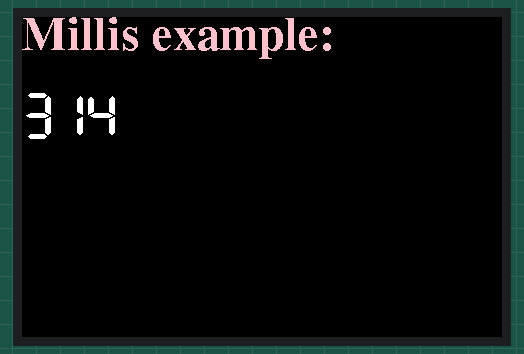
This program was run on a simulated ESP32-S3. Shown: 480×320 colour display. What the program prints to the serial monitor is not drawn.

Above: at 0.47 s.
At 5.34 s:
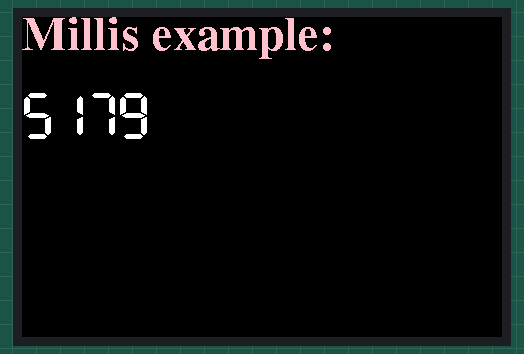
At 10.21 s:
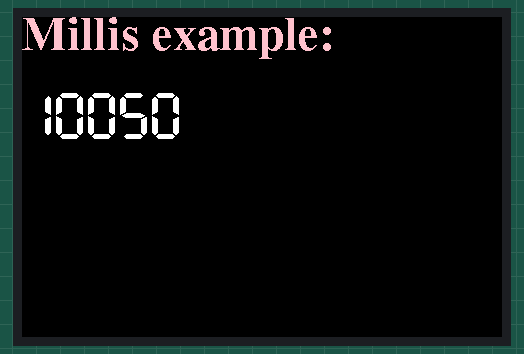
At 19.99 s:
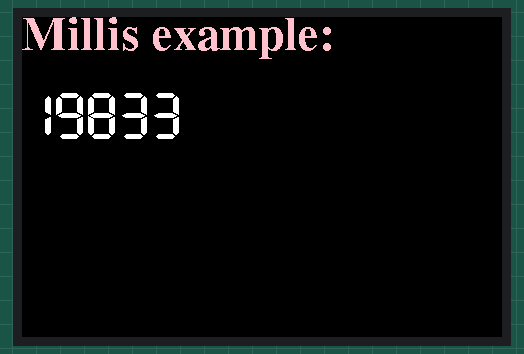
At 29.82 s:
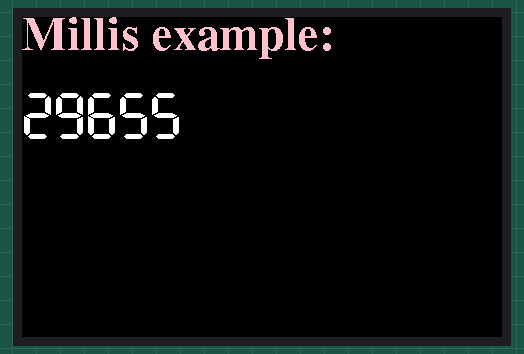
At 39.63 s:
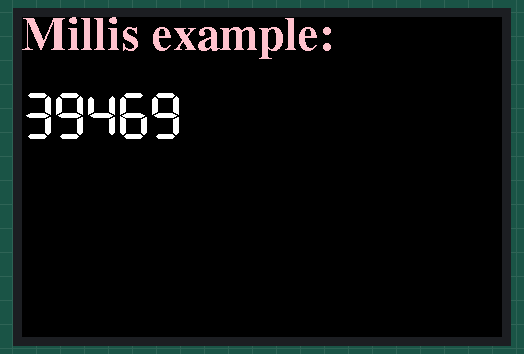

The program:

main.cpp
```cpp
// Note Display not working with ESP32 platformio version 6.7.0, only tested working in version 5.3.0
#include <Arduino.h>
#include "Free_Fonts.h"
#include <TFT_eSPI.h> // Hardware-specific library
#include <SPI.h>

TFT_eSPI tft = TFT_eSPI();    // Invoke custom library
const int backlight_led = 3; // backlight of LCD
/*
TFT_MISO = 11
TFT_MOSI = 10
TFT_SCLK = 9
TFT_CS = 14
TFT_DC = 12
TFT_RST = 13
TOUCH_CS = 8
SPI_FREQUENCY = 55000000
SPI_TOUCH_FREQUENCY = 2500000
TFT_BL = 3
TFT_BACKLIGHT_ON = 1
*/

void setup(void)
{
  pinMode(backlight_led, OUTPUT);

  Serial.begin(115200);
  Serial.println("Hello! ILI9488 TFT Test");

  // Use this initializer if you're using a 3.5" TFT 480x320
  tft.init(); // initialize a ILI9488_DRIVER chip
  tft.setRotation(3);
  tft.fillScreen(TFT_BLACK); // sets Background color in RGB565 format

  tft.setCursor(0, 32);
  tft.setTextColor(TFT_PINK);
  // tft.setTextFont(FONT2);     // sets the font of the texts
  tft.setFreeFont(FSB24); // Select Free Serif 24 point font
  tft.setTextSize(1);
  tft.print("Millis example:");

  Serial.println("end setup");
}
void loop()
{
  static unsigned long long mill;

  tft.setTextColor(TFT_WHITE, TFT_BLACK); // by setting the text background color you can update the text without flickering
  tft.setTextSize(1);
  tft.setCursor(0, 75); // position at textSize * 8
  // tft.drawString(String(millis()), 0, 64);
  mill = millis();
  tft.drawString(String(mill), 0, 75, 7); // prints the millis to position 0,75 and with the font #7 which looks good for texts

 // delay(1); // short delay
  // tft.fillRect(0, 42, 480, 46, TFT_BLUE); //bad method causing noticeable flickering
}
```
